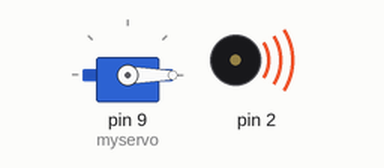
The sketch below on a simulated Arduino Uno, built with avr-gcc and run on an emulated ATmega328P. On the bench: servo, buzzer (waves = sounding).

Above: at 0.05 s.
At 4.0 s:
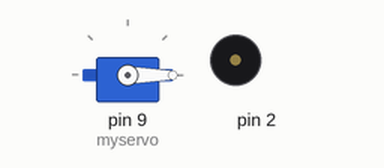
At 9.0 s:
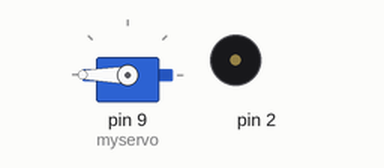
Timing chart, 0 to 11.7 s (numbered marks = the images above):
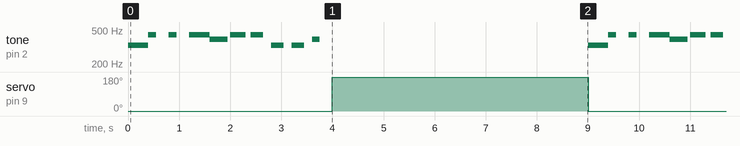

Measured:
- by itself, servo on pin 9 (myservo): alternates 180° for 5.0 s and 0° for 4.0 s
- by itself, tone on pin 2: repeats every 9.0 s: 2 × (440 Hz 0.15 s, silent 0.25 s), 440 Hz 0.40 s, 392 Hz 0.35 s, silent 0.05 s, 440 Hz 0.30 s, silent 0.10 s, 440 Hz 0.25 s, 2 × (silent 0.15 s, 330 Hz 0.25 s), silent 0.15 s, 392 Hz 0.15 s, silent 5.3 s, 330 Hz 0.40 s

The sketch:

melody_moter.ino
```cpp
#include <Servo.h>
Servo myservo;

int mainMelody[] = {330,440,440,440,392,440,440,330,330,392};
int backza[] = {500,150,150,400,350,300,250,250,250,150};

void melody()
{
  for (int i = 0; i < 10; i++) {
    tone(2, mainMelody[i], backza[i]);
    delay(400);
    noTone(2);
  }
}
void setup()
{
   Serial.begin(9600);
   myservo.attach(9);
   myservo.write(0);
}

void loop()
{
  melody();
  myservo.write(180);
  delay(5000);
  myservo.write(0);
}
```
